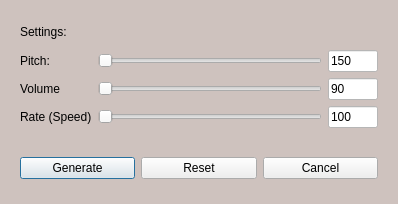
<?xml version="1.0" encoding="UTF-8"?>
<ui version="4.0">
 <class>Dialog</class>
 <widget class="QDialog" name="Dialog">
  <property name="geometry">
   <rect>
    <x>0</x>
    <y>0</y>
    <width>398</width>
    <height>204</height>
   </rect>
  </property>
  <property name="windowTitle">
   <string>Dialog</string>
  </property>
  <property name="styleSheet">
   <string notr="true">QDialog{
background-color: rgb(206, 194, 190);
}
QPushButton:hover{
background-color: rgb(149, 192, 255);
}</string>
  </property>
  <layout class="QGridLayout" name="gridLayout">
   <item row="0" column="0">
    <widget class="QWidget" name="widget_2" native="true">
     <property name="styleSheet">
      <string notr="true">QPushButton:hover{
background-color: rgb(255, 243, 225);
}
QPushButton{
	border-radius:1px;
}
QLineEdit{
background-color: rgb(255, 255, 255);
}
</string>
     </property>
     <layout class="QGridLayout" name="gridLayout_5">
      <item row="1" column="1">
       <widget class="QSlider" name="pitch_slider">
        <property name="orientation">
         <enum>Qt::Horizontal</enum>
        </property>
       </widget>
      </item>
      <item row="3" column="0">
       <widget class="QLabel" name="label_10">
        <property name="text">
         <string>Rate (Speed)</string>
        </property>
       </widget>
      </item>
      <item row="3" column="1">
       <widget class="QSlider" name="rate_slider">
        <property name="orientation">
         <enum>Qt::Horizontal</enum>
        </property>
       </widget>
      </item>
      <item row="2" column="0">
       <widget class="QLabel" name="label_9">
        <property name="text">
         <string>Volume</string>
        </property>
       </widget>
      </item>
      <item row="2" column="1">
       <widget class="QSlider" name="volume_slider">
        <property name="orientation">
         <enum>Qt::Horizontal</enum>
        </property>
       </widget>
      </item>
      <item row="1" column="0">
       <widget class="QLabel" name="label_8">
        <property name="text">
         <string>Pitch:</string>
        </property>
       </widget>
      </item>
      <item row="0" column="0">
       <widget class="QLabel" name="label">
        <property name="text">
         <string>Settings:</string>
        </property>
       </widget>
      </item>
      <item row="2" column="3">
       <widget class="QLineEdit" name="volume_edit">
        <property name="maximumSize">
         <size>
          <width>50</width>
          <height>16777215</height>
         </size>
        </property>
        <property name="text">
         <string>90</string>
        </property>
        <property name="placeholderText">
         <string>0 to 200</string>
        </property>
       </widget>
      </item>
      <item row="1" column="3">
       <widget class="QLineEdit" name="pitch_edit">
        <property name="maximumSize">
         <size>
          <width>50</width>
          <height>16777215</height>
         </size>
        </property>
        <property name="text">
         <string>150</string>
        </property>
        <property name="placeholderText">
         <string>0 to 200</string>
        </property>
       </widget>
      </item>
      <item row="3" column="3">
       <widget class="QLineEdit" name="rate_edit">
        <property name="maximumSize">
         <size>
          <width>50</width>
          <height>16777215</height>
         </size>
        </property>
        <property name="text">
         <string>100</string>
        </property>
        <property name="placeholderText">
         <string>0 to 200</string>
        </property>
       </widget>
      </item>
     </layout>
    </widget>
   </item>
   <item row="1" column="0">
    <widget class="QWidget" name="widget" native="true">
     <property name="maximumSize">
      <size>
       <width>16777215</width>
       <height>50</height>
      </size>
     </property>
     <layout class="QHBoxLayout" name="horizontalLayout">
      <item>
       <widget class="QPushButton" name="generate_btn">
        <property name="toolTip">
         <string>to generate the voice</string>
        </property>
        <property name="text">
         <string>Generate</string>
        </property>
       </widget>
      </item>
      <item>
       <widget class="QPushButton" name="reset_btn">
        <property name="toolTip">
         <string>to reset the settings</string>
        </property>
        <property name="text">
         <string>Reset</string>
        </property>
       </widget>
      </item>
      <item>
       <widget class="QPushButton" name="cancel_btn">
        <property name="toolTip">
         <string>to cancel the dialog</string>
        </property>
        <property name="text">
         <string>Cancel</string>
        </property>
       </widget>
      </item>
     </layout>
    </widget>
   </item>
  </layout>
 </widget>
 <resources>
  <include location="resources.qrc"/>
 </resources>
 <connections/>
</ui>
